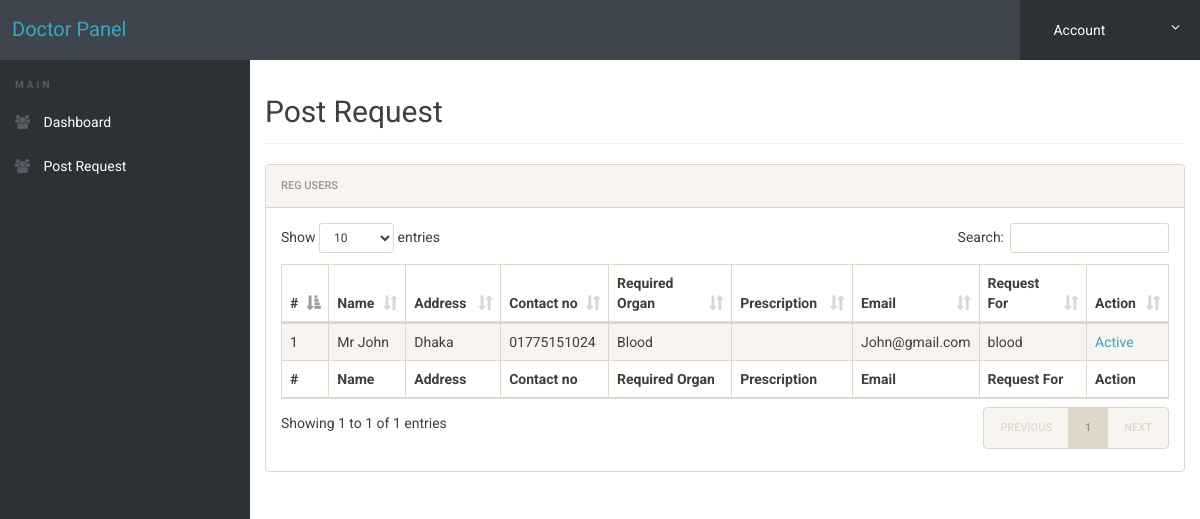
/admin/doctor-post-request.php (signed in), run on an earlier commit of the app's database.
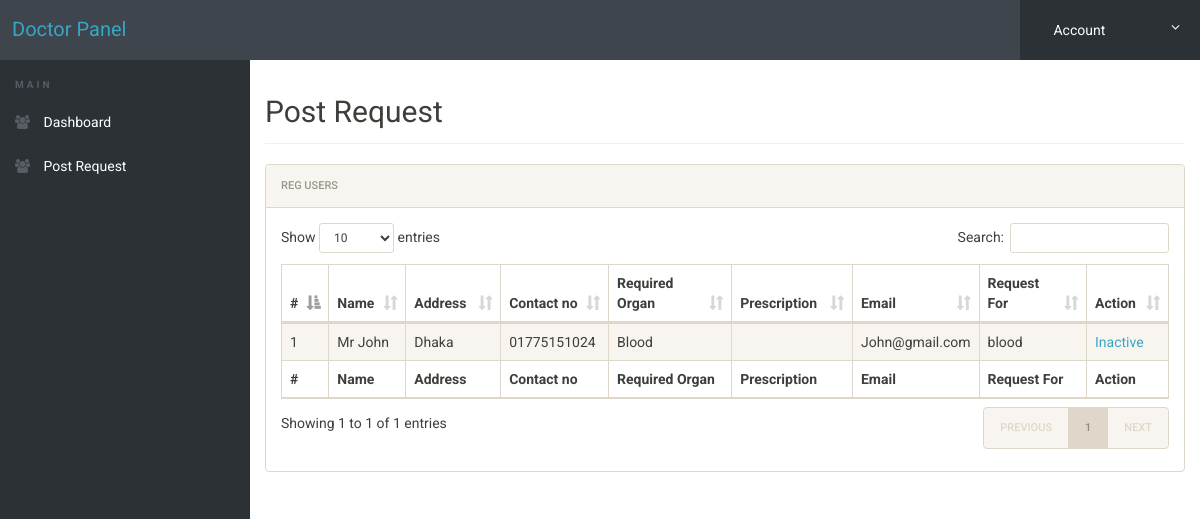
And on a later commit of the database.
### tables this page shows
CREATE TABLE IF NOT EXISTS `post_request` (
  `id` int(10) NOT NULL AUTO_INCREMENT,
  `patientName` varchar(100) NOT NULL,
  `address` varchar(255) NOT NULL,
  `phone` varchar(30) NOT NULL,
  `requiredorgan` varchar(100) NOT NULL,
  `prescription` varchar(255) NOT NULL,
  `email` varchar(30) NOT NULL,
  `donate_user` varchar(100) NOT NULL,
  `action` int(11) NOT NULL DEFAULT 0,
  PRIMARY KEY (`id`)
);

### admin/doctor-post-request.php (the view, shortened to what this page needs)
<?php
	require_once("../backend/db.php");
 ?>
<!doctype html>
<html lang="en" class="no-js">
<head>
	<link rel="stylesheet" href="css/font-awesome.min.css">
	<link rel="stylesheet" href="css/bootstrap.min.css">
	<link rel="stylesheet" href="css/dataTables.bootstrap.min.css">
	<link rel="stylesheet" href="css/bootstrap-social.css">
	<link rel="stylesheet" href="css/bootstrap-select.css">
	<link rel="stylesheet" href="css/fileinput.min.css">
	<link rel="stylesheet" href="css/awesome-bootstrap-checkbox.css">
	<link rel="stylesheet" href="css/style.css">
</head>
<body>
	<?php include('includes/doctor-header.php');?>
	<div class="ts-main-content">
		<?php include('includes/leftbar-doctor.php');?>
		<div class="content-wrapper">
			<div class="container-fluid">
				<div class="row">
					<div class="col-md-12">
						<h2 class="page-title">Post Request</h2>
						<div class="panel panel-default">
							<div class="panel-heading">Reg Users</div>
							<div class="panel-body">
								<table id="zctb" class="display table table-striped table-bordered table-hover" cellspacing="0" width="100%">
									<thead>
										<tr>
											<th>#</th>
											<th> Name</th>
											<th>Address </th>
											<th>Contact no</th>
											<th>Required Organ</th>
											<th>Prescription</th>
											<th>Email</th>
											<th>Request For</th>
											<th>Action</th>
										</tr>
									</thead>
									<tfoot>
										<tr>
											<th>#</th>
											<th> Name</th>
											<th>Address </th>
											<th>Contact no</th>
											<th>Required Organ</th>
											<th>Prescription</th>
											<th>Email</th>
											<th>Request For</th>
											<th>Action</th>
										</tr>
									</tfoot>
									<tbody>
<?php
    $query = "SELECT * FROM post_request";
	$result= mysqli_query($connect, $query);
foreach($result as $data)
{
?>
										<tr>
											<td> <?php echo $data['id']?></td>
											<td><?php echo $data['patientName']?></td>
											<td><?php echo $data['address']?></td>
											<td><?php echo $data['phone']?></td>
											<td><?php echo $data['requiredorgan']?></td>
											<td><a target="_blank" href="../prescription_photo/<? echo $data['prescription']?>"><img class='urprescription' src="../prescription_photo/<? echo $data['prescription']?>" alt=""></a></td>
											<td><?php echo $data['email']?></td>
											<td><?php echo $data['donate_user']?></td>
											<td>
											<?php
$id = $data['id'];
											if($data['action'] == 1):
											?>	<a href="doctor-post-request.php?eid=<?php echo $id?>">Active</a>
											<?php else:?>
											 <a href="doctor-post-request.php?aeid=<?php echo $id?>">Inactive</a></td>
											<?php endif;?>
										</tr>
<?php }?>
									</tbody>
								</table>
							</div>
						</div>
					</div>
				</div>
			</div>
		</div>
	</div>
</body>
</html>

What changed in the data, as far as the page shows it:
changed post_request "Mr John": action "Active" → "Inactive"
